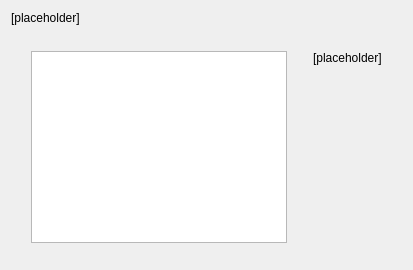
     <widget class="QWidget" name="pg4Field">
      <layout class="QVBoxLayout" name="verticalLayout_5">
       <item>
        <widget class="QLabel" name="lblSelectField">
         <property name="styleSheet">
          <string notr="true">font: 11pt &quot;Ubuntu&quot;;</string>
         </property>
         <property name="text">
          <string>[placeholder]</string>
         </property>
         <property name="alignment">
          <set>Qt::AlignLeading|Qt::AlignLeft|Qt::AlignTop</set>
         </property>
         <property name="wordWrap">
          <bool>true</bool>
         </property>
        </widget>
       </item>
       <item>
        <spacer name="verticalSpacer_9">
         <property name="orientation">
          <enum>Qt::Vertical</enum>
         </property>
         <property name="sizeType">
          <enum>QSizePolicy::Fixed</enum>
         </property>
         <property name="sizeHint" stdset="0">
          <size>
           <width>20</width>
           <height>20</height>
          </size>
         </property>
        </spacer>
       </item>
       <item>
        <layout class="QGridLayout" name="gridLayout_3">
         <item row="1" column="5">
          <spacer name="horizontalSpacer_20">
           <property name="orientation">
            <enum>Qt::Horizontal</enum>
           </property>
           <property name="sizeType">
            <enum>QSizePolicy::Fixed</enum>
           </property>
           <property name="sizeHint" stdset="0">
            <size>
             <width>20</width>
             <height>20</height>
            </size>
           </property>
          </spacer>
         </item>
         <item row="1" column="0">
          <spacer name="horizontalSpacer_3">
           <property name="orientation">
            <enum>Qt::Horizontal</enum>
           </property>
           <property name="sizeType">
            <enum>QSizePolicy::Fixed</enum>
           </property>
           <property name="sizeHint" stdset="0">
            <size>
             <width>20</width>
             <height>20</height>
            </size>
           </property>
          </spacer>
         </item>
         <item row="1" column="3">
          <spacer name="horizontalSpacer_5">
           <property name="orientation">
            <enum>Qt::Horizontal</enum>
           </property>
           <property name="sizeType">
            <enum>QSizePolicy::Fixed</enum>
           </property>
           <property name="sizeHint" stdset="0">
            <size>
             <width>20</width>
             <height>20</height>
            </size>
           </property>
          </spacer>
         </item>
         <item row="1" column="1" colspan="2">
          <widget class="QListWidget" name="lstFields"/>
         </item>
         <item row="1" column="4">
          <widget class="QLabel" name="lblDescribeField">
           <property name="sizePolicy">
            <sizepolicy hsizetype="Expanding" vsizetype="Expanding">
             <horstretch>0</horstretch>
             <verstretch>0</verstretch>
            </sizepolicy>
           </property>
           <property name="styleSheet">
            <string notr="true">font: 11pt &quot;Ubuntu&quot;;</string>
           </property>
           <property name="text">
            <string>[placeholder]</string>
           </property>
           <property name="alignment">
            <set>Qt::AlignLeading|Qt::AlignLeft|Qt::AlignTop</set>
           </property>
           <property name="wordWrap">
            <bool>true</bool>
           </property>
          </widget>
         </item>
        </layout>
       </item>
       <item>
        <spacer name="verticalSpacer_10">
         <property name="orientation">
          <enum>Qt::Vertical</enum>
         </property>
         <property name="sizeType">
          <enum>QSizePolicy::Fixed</enum>
         </property>
         <property name="sizeHint" stdset="0">
          <size>
           <width>20</width>
           <height>16</height>
          </size>
         </property>
        </spacer>
       </item>
      </layout>
     </widget>
